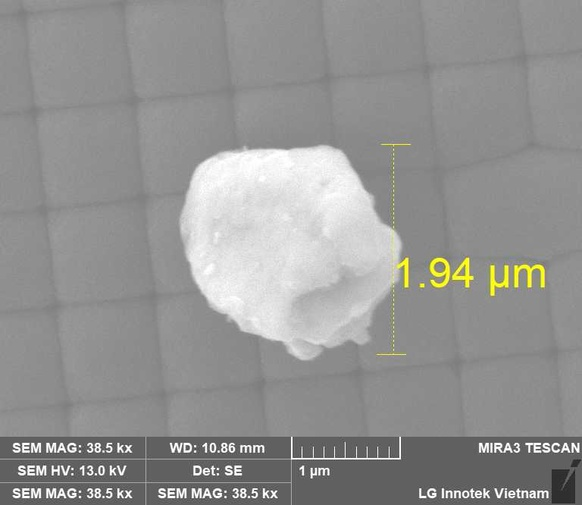
#> input picture anh.jpg, 582 x 505 px, shrunk from 768 x 666 before the run
$ python test.py
#> lines starting #> are read from the running program, lines starting #| are printed output that depends on the picture; after the words box and inside, x2 and y2 are one past the last pixel; in counts of white or black regions, pixels touching at a corner belong together
import cv2
import numpy as np

frame = cv2.imread("anh.jpg")
#> frame is the input picture: shape (505, 582, 3); mean B, G, R 146.4, 147.6, 147.6
hsv = cv2.cvtColor(frame, cv2.COLOR_BGR2HSV)
#> hsv: shape (505, 582, 3); mean H, S, V 3, 1.7, 147.7

lower_yellow = np.array([25,100,100])
upper_yellow  = np.array([35,255,255])

mask = cv2.inRange(hsv, lower_yellow, upper_yellow)
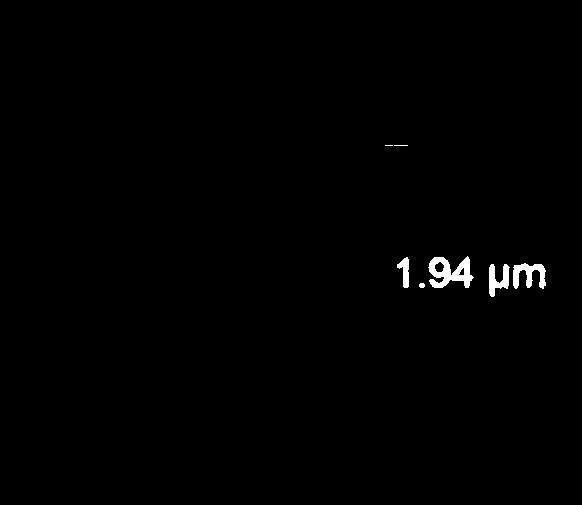
#> mask: shape (505, 582); 0.65% white; 7 white regions (2 under 20 px), largest, box (x1, y1, x2, y2) and area: (428, 256, 474, 288) 805, (513, 263, 546, 289) 482, (489, 264, 510, 297) 380, (397, 257, 409, 288) 210, (419, 283, 425, 288) 26
res = cv2.bitwise_and(frame,frame, mask= mask)

#cv2.imshow('frame',frame)
#cv2.imshow('res',res)
cv2.imshow('mask',mask)

cv2.waitKey(0)
cv2.destroyAllWindows()

frame = cv2.imread("2.2.jpg")
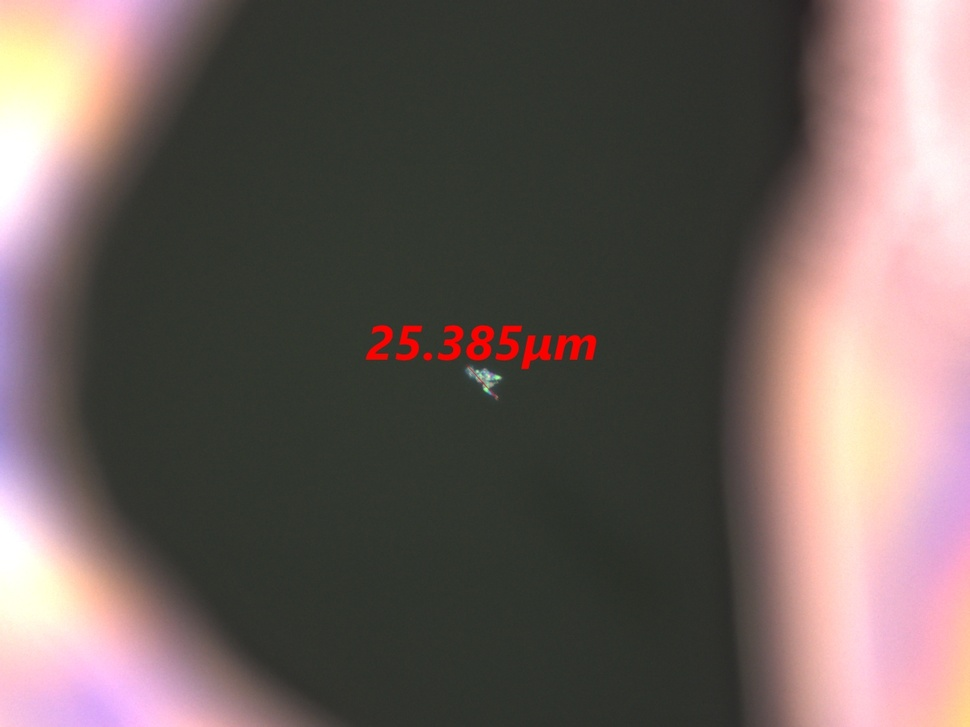
#> input picture 2.2.jpg, 970 x 727 px, shrunk from 1280 x 960 before the run
#> frame is the input picture: shape (727, 970, 3); mean B, G, R 91.2, 94.7, 108.2
hsv = cv2.cvtColor(frame, cv2.COLOR_BGR2HSV)
#> hsv: shape (727, 970, 3); mean H, S, V 54.2, 41.4, 110.4

lower_red = np.array([0,100,100])
upper_red  = np.array([12,255,255])

mask = cv2.inRange(hsv, lower_red, upper_red)
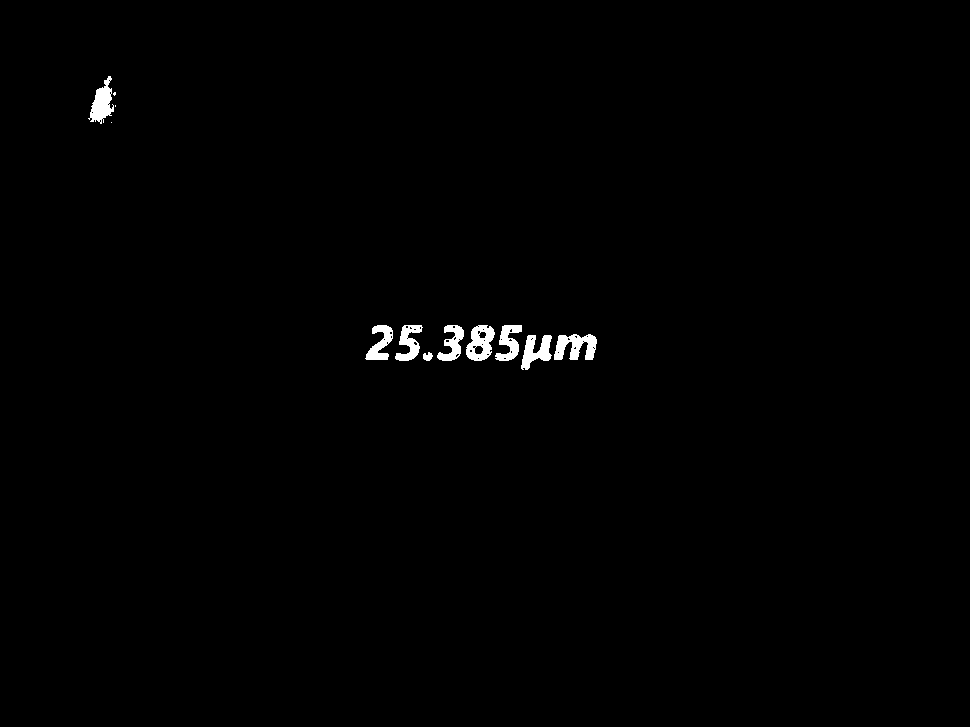
#> mask: shape (727, 970); 0.67% white; 12 white regions (3 under 20 px), largest, box (x1, y1, x2, y2) and area: (554, 334, 597, 360) 732, (466, 325, 495, 361) 656, (88, 76, 114, 124) 637
res = cv2.bitwise_and(frame,frame, mask= mask)
#> res: shape (727, 970, 3)

#cv2.imshow('frame',frame)
#cv2.imshow('res',res)
cv2.imshow('mask',mask)

cv2.waitKey(0)
cv2.destroyAllWindows()
